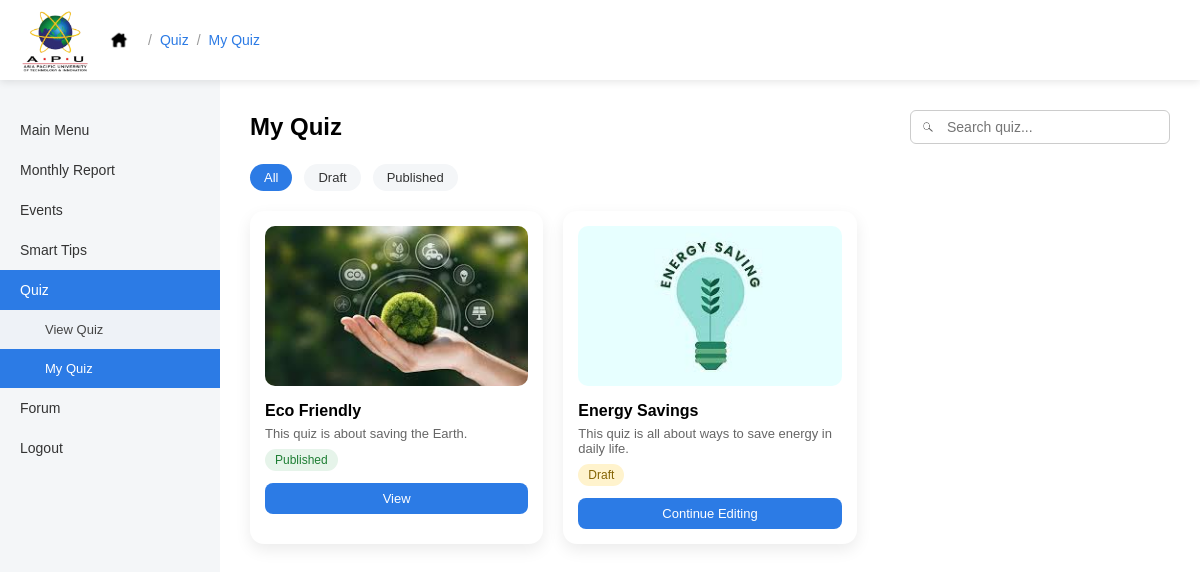
Page /pages/officer/officer_my_quiz.php (signed in) on the committed database.
### tables this page shows
CREATE TABLE IF NOT EXISTS `quiz` (
  `quiz_id` int NOT NULL AUTO_INCREMENT,
  `title` varchar(100) NOT NULL,
  `description` varchar(500) NOT NULL,
  `time_limit` int NOT NULL,
  `picture` varchar(255) NOT NULL,
  `status` enum('draft','published','','') NOT NULL,
  `created_at` datetime NOT NULL DEFAULT CURRENT_TIMESTAMP,
  `user_id` int NOT NULL,
  PRIMARY KEY (`quiz_id`),
  KEY `user_id` (`user_id`)
);

### pages/officer/officer_my_quiz.php (the view, shortened to what this page needs)
<?php
require '../../config/db.php';
$user_id = $_SESSION['user_id'];
$search = $_GET['search'] ?? '';
$status = $_GET['status'] ?? 'all';
$query = "SELECT * FROM quiz WHERE user_id = ?";
$params = [$user_id];
$types = "i";
$query .= " ORDER BY created_at DESC";
$result = false;
try {
    $stmt = mysqli_prepare($conn, $query);
    mysqli_stmt_bind_param($stmt, $types, ...$params);
    if (!mysqli_stmt_execute($stmt)) {
        throw new Exception("Failed to execute query: " . mysqli_stmt_error($stmt));
    }
    $result = mysqli_stmt_get_result($stmt);
} catch (Exception $e) {
    $_SESSION['error'] = $e->getMessage();
}
?>
<!DOCTYPE html>
<html lang="en">
<head>
    <link rel = "stylesheet" href = "../../assets/css/style.css">
    <link rel = "stylesheet" href = "../../assets/css/officer/officer_main.css">
    <link rel = "stylesheet" href = "../../assets/css/officer/officer_quiz.css">
    <link rel = "stylesheet" href = "../../assets/css/officer/officer_profile.css">
</head>
<body>
<div class = "topbar">
    <div class = "topbar-left">
        <img src = "../../assets/images/apu-logo.png" class = "top-logo">
        <a href = "officer_main.php" class = "home-btn">
            <img src = "../../assets/images/home-icon.png" class = "home-icon">
        </a>
        <span class = "breadcrumb">
            <span class = "breadcrumb-separator">/</span>
            <a href = "officer_quiz" class = "breadcrumb-link">Quiz</a>
            <span class = "breadcrumb-separator">/</span>
            <a href = "officer_my_quiz" class = "breadcrumb-link">My Quiz</a>
        </span>
    </div>
</div>
<div class = "dashboard">
    <div class = "sidebar">
        <a href = "officer_main.php">Main Menu</a>
        <a href = "officer_monthly_report.php">Monthly Report</a>
        <a href = "#">Events</a>
        <a href = "../../pages/student/browse_tips.php">Smart Tips</a>
        <div class = "sidebar-group">
            <a href = "officer_quiz.php" class = "active">Quiz</a>
            <a href = "officer_quiz.php" class = "sub-link">View Quiz</a>
            <a href = "officer_my_quiz.php" class = "sub-link active">My Quiz</a>
        </div>
        <a href = "#">Forum</a>
        <a href = "../auth/logout.php">Logout</a>
    </div>
    <div class = "content quiz-page">
        <div class = "quiz-header">
            <h2>My Quiz</h2>
            <form method = "GET" class = "quiz-search">
                <div class = "search-wrapper">
                    <input type = "text" name = "search" placeholder = "Search quiz..." value = "<?= htmlspecialchars($search) ?>">
                </div>
            </form>
        </div>
        <div class = "quiz-filter">
            <a href = "?status=all" class = "<?= $status === 'all' ? 'active' : '' ?>">All</a>
            <a href = "?status=draft" class = "<?= $status === 'draft' ? 'active' : '' ?>">Draft</a>
            <a href = "?status=published" class = "<?= $status === 'published' ? 'active' : '' ?>">Published</a>
        </div>
        <div class = "quiz-grid">
            <?php if ($result && mysqli_num_rows($result) > 0): ?>
                <?php while ($row = mysqli_fetch_assoc($result)): ?>
                    <div class = "quiz-card">
                        <img src = "../../uploads/quiz/<?= htmlspecialchars($row['picture']) ?>">
                        <h3><?= htmlspecialchars($row['title']) ?></h3>
                        <p><?= htmlspecialchars($row['description']) ?></p>
                        <span class = "quiz-status <?= $row['status'] ?> ">
                            <?= ucfirst($row['status']) ?>
                        </span>
                        <?php if ($row['status'] === 'draft'): ?>
                            <a href = "officer_create_quiz.php?quiz_id=<?= $row['quiz_id'] ?>" class = "quiz-action">Continue Editing</a>
                        <?php else: ?>
                            <a href = "officer_quiz_detail.php?quiz_id=<?= $row['quiz_id'] ?>" class = "quiz-action">View</a>
                        <?php endif; ?>
                    </div>
                <?php endwhile; ?>
            <?php else: ?>
                <div class = "no-quiz-text">
                    No <?= $status !== 'all' ? $status : '' ?> quiz found.
                </div>
            <?php endif; ?>
        </div>
    </div>
</div>
</body>
</html>

### assets/css/style.css (style rules this page uses)
* { box-sizing: border-box; margin: 0; padding: 0; }
body { font-family: Arial, sans-serif; background: linear-gradient(to bottom right, #2c7be5, #67b6f9); }
input { width: 100%; padding: 12px; border-radius: 12px; border: 1px solid #ccc; font-size: 14px; }

### assets/css/officer/officer_main.css (style rules this page uses)
.topbar { height: 80px; background: #ffffff; display: flex; align-items: center; justify-content: space-between; padding: 0 20px; box-shadow: 0 2px 8px rgba(0,0,0,0.1); position: relative; }
.topbar-left { display: flex; align-items: center; gap: 15px; }
.top-logo { height: 70px; }
.home-btn { display: flex; align-items: center; }
.home-icon { width: 28px; }
.dashboard { display: flex; min-height: calc(100vh - 80px); height: auto; }
.sidebar { width: 220px; background: #f4f6f8; padding-top: 30px; display: flex; flex-direction: column; }
.sidebar a { padding: 12px 20px; text-decoration: none; color: #333; font-size: 14px; transition: background-color 0.3s, color 0.3s; }
.sidebar a.active { background: #2c7be5; color: white; }
.content { flex: 1; padding: 30px; background: #ffffff; }

### assets/css/officer/officer_quiz.css (style rules this page uses)
.quiz-page { padding: 30px; overflow-y: auto; }
.quiz-page .quiz-card { position: relative; cursor: pointer; transition: transform 0.2s ease, box-shadow 0.2s ease; }
.quiz-page .quiz-header { display: flex; justify-content: space-between; align-items: center; margin-bottom: 20px; }
.quiz-search { position: relative; }
.search-wrapper { position: relative; width: 260px; }
.search-wrapper input { width: 100%; padding: 8px 12px 8px 36px; border-radius: 6px; border: 1px solid #ccc; font-size: 14px; }
.quiz-grid { display: grid; grid-template-columns: repeat(3, 1fr); gap: 20px; }
.quiz-card { background: #fff; border-radius: 14px; padding: 15px; box-shadow: 0 6px 16px rgba(0,0,0,0.08); }
.quiz-card img { width: 100%; height: 160px; object-fit: cover; border-radius: 10px; }
.quiz-card h3 { margin: 12px 0 6px; font-size: 16px; }
.quiz-card p { font-size: 13px; color: #666; }
.sidebar-group { display: flex; flex-direction: column; }
.sidebar-group .sub-link { padding-left: 45px; font-size: 13px; background: #eef2f7; color: #444; }
.sidebar .sub-link.active { background: #2c7be5; color: #fff; }
.quiz-status { display: inline-block; margin-top: 8px; padding: 4px 10px; font-size: 12px; border-radius: 20px; font-weight: 500; }
.quiz-status.draft { background: #fff3cd; color: #856404; }
.quiz-status.published { background: #e6f4ea; color: #1e7e34; }
.quiz-action { display: block; margin-top: 12px; padding: 8px 12px; text-align: center; border-radius: 8px; background: #2c7be5; color: white; text-decoration: none; font-size: 13px; }
.quiz-filter { display: flex; gap: 12px; margin-bottom: 20px; }
.quiz-filter a { padding: 6px 14px; border-radius: 20px; font-size: 13px; text-decoration: none; background: #f4f6f8; color: #333; }
.quiz-filter a.active { background: #2c7be5; color: #fff; }
.quiz-page { padding: 30px; }

### assets/css/officer/officer_profile.css (style rules this page uses)
.breadcrumb { display: flex; align-items: center; gap: 8px; }
.breadcrumb-separator { color: #999; font-size: 14px; }
.breadcrumb-link { font-size: 14px; color: #2c7be5; text-decoration: none; }

### rows in the picture
quiz: picture (picture), title "Eco Friendly", description "This quiz is about saving the Earth.", status "Published"
quiz: picture (picture), title "Energy Savings", description "This quiz is all about ways to save energy in daily life.", status "Draft"
